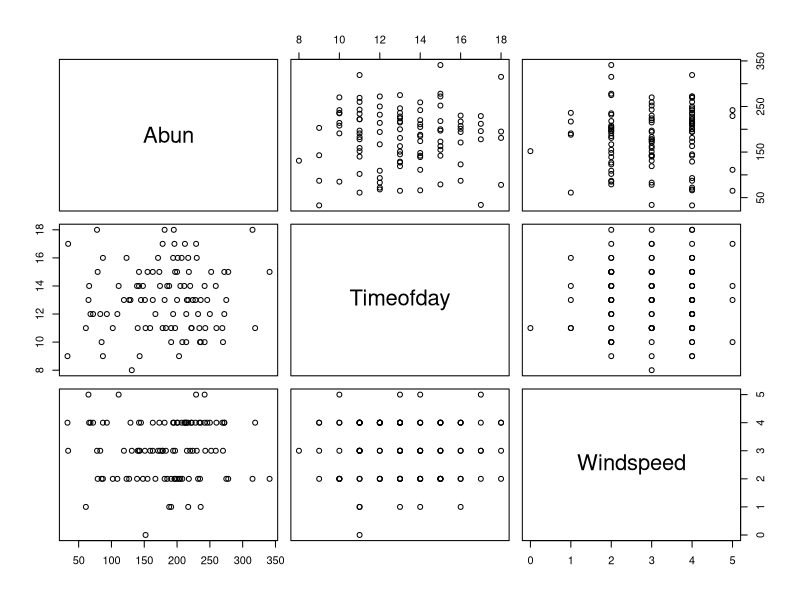
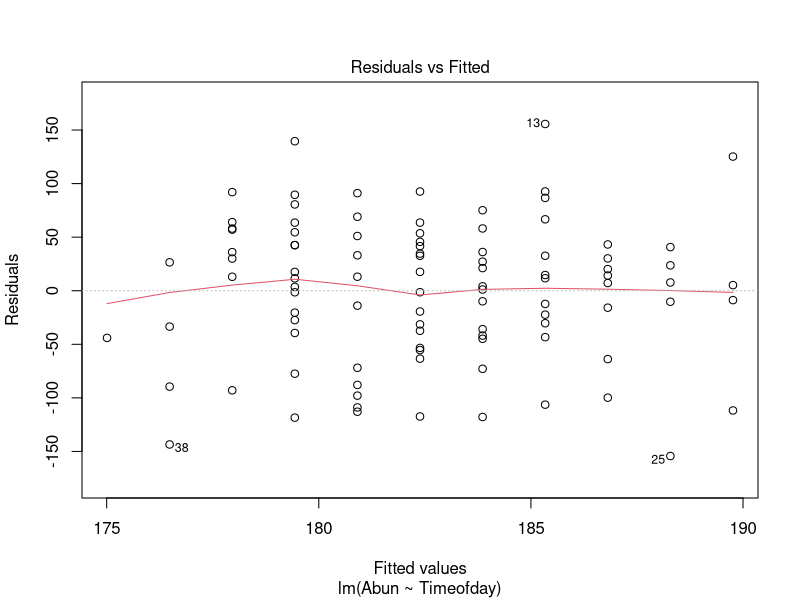
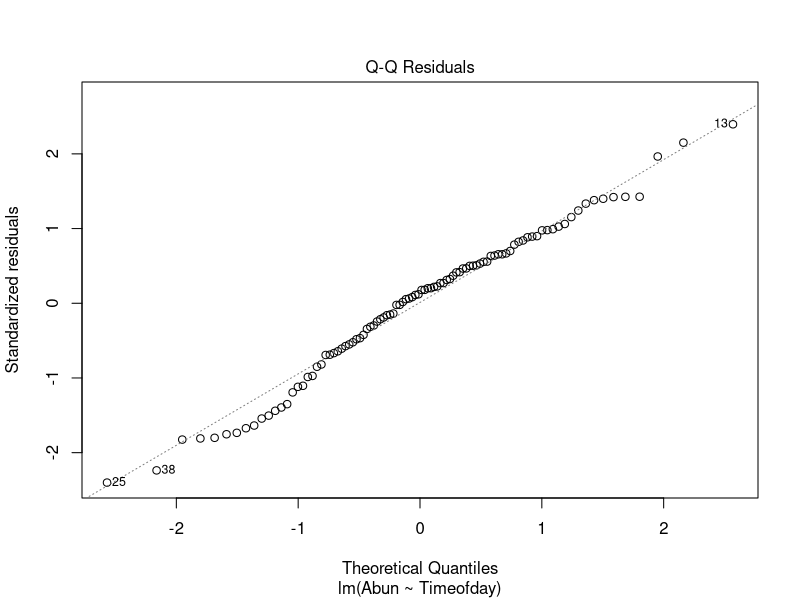
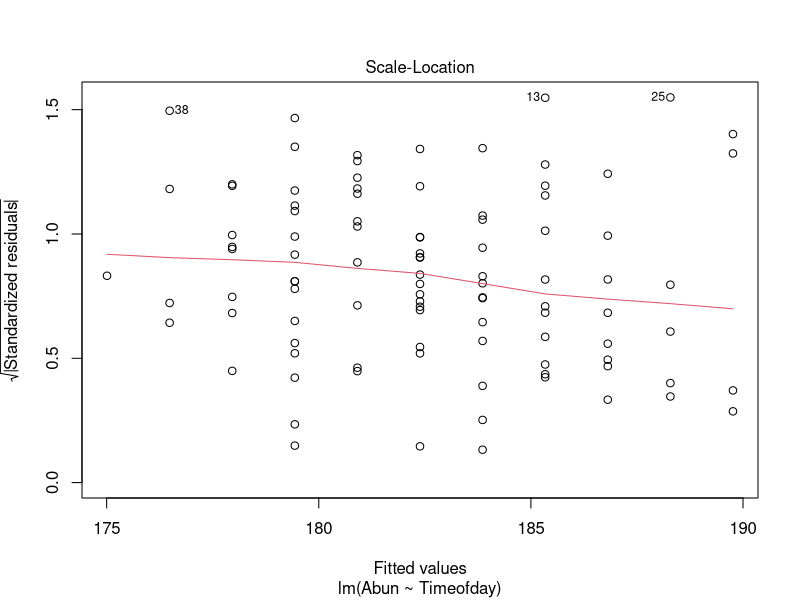
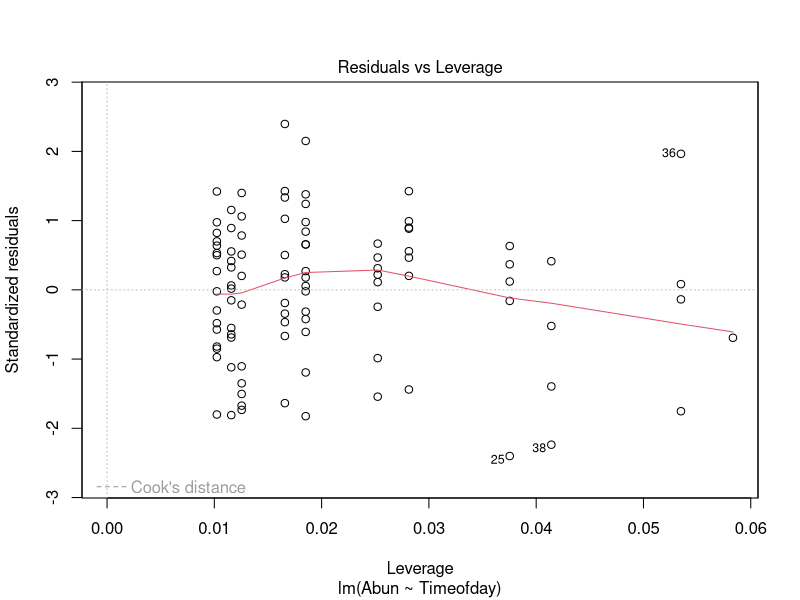

The R script that drew these images, in order:
## ---- chunk 1

iris_petal <- iris[ , c("Petal.Length", "Petal.Width")]
str(iris_petal)

## ---- chunk 2

iris_petal$Random <- rnorm(n = ncol(iris_petal), mean = 0, sd = 3)

## ---- chunk 3

iris_petal[1:15, ]

## ---- chunk 4

summary(iris_petal)

## ---- chunk 5
pl_mean <- mean(iris_petal$Petal.Length)

pl_big <- iris_petal[which(iris_petal$Petal.Length > pl_mean), ]

summary(pl_big)

## ---- chunk 6

seals <- read.table("Data/Seals.txt", header = TRUE, stringsAsFactors = FALSE)
str(seals)

## ---- chunk 7

pairs(seals[ , c("Abun", "Timeofday", "Windspeed")])

## ---- chunk 8

lm_seals <- lm(Abun ~ Timeofday, data = seals)
summary(lm_seals)

## ---- chunk 9

plot(lm_seals)

